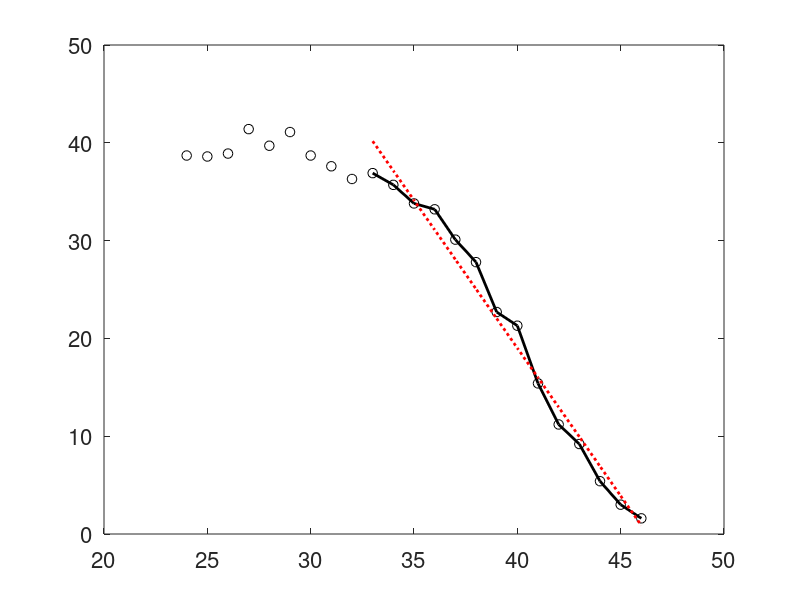
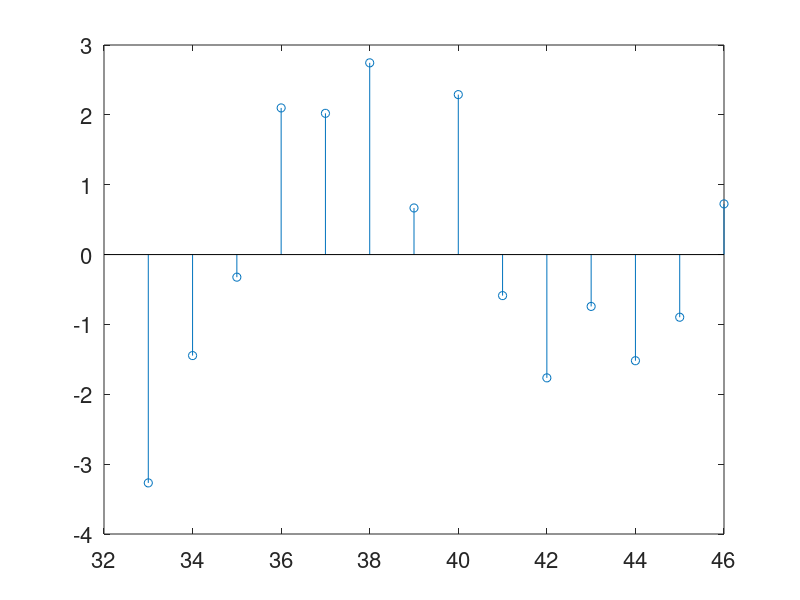
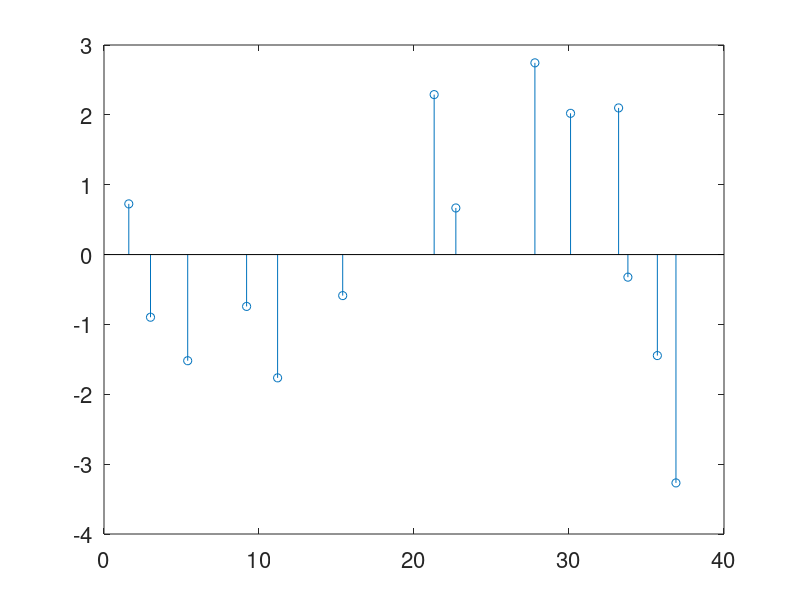
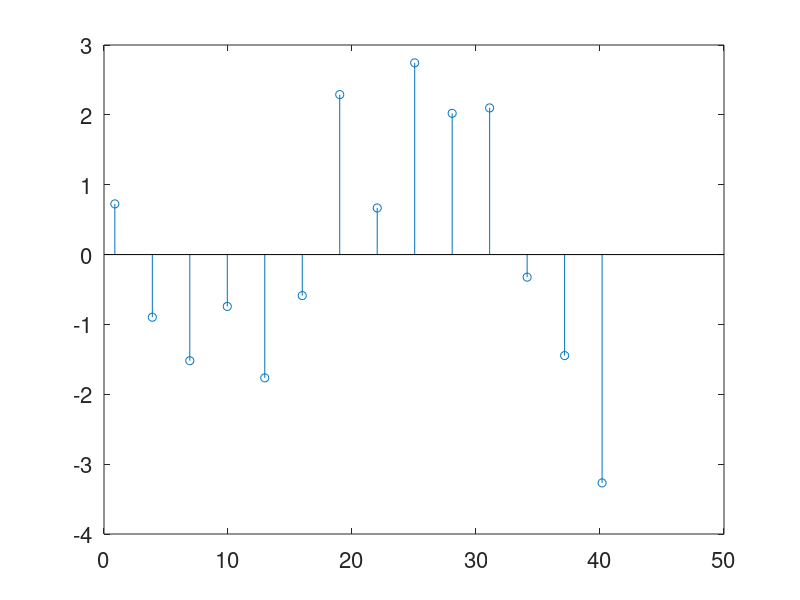

Write the MATLAB code that produced these figures, in order. (Note: this script raises an error after producing the figures.)
 disp('Linear Regression: In Virto Fertiloization Succes Rate by Age of Mother')
 lw = 2; 
 set(0, 'DefaultAxesFontSize', 16);
 fs = 15;
 msize = 7;
 age = (24:46)'; % AGE
 successrate =  [38.7  38.6  38.9  41.4  39.7  41.1  38.7  37.6  36.3  36.9  35.7  33.8 ...
       33.2  30.1  27.8  22.7  21.3  15.4  11.2  9.2  5.4  3.0  1.6]'; %SUCCESS RATE   
 x = (33:46)'; %  33 <= AGE <= 46
 y =  [ 36.9  35.7  33.8  33.2  30.1  27.8  22.7  21.3 ...
      15.4  11.2  9.2  5.4  3.0  1.6]'; %SUCCESS RATE for 33 <= AGE <= 46
   
vecones = ones(size(x));
n = length(vecones);
%%%%%%%%%%%%%%%%%%%%%%%%%%%%%%%%%%%%%%
p = 2; %number of parameters (beta0, beta1)
% beta0 estimated by b0; beta1 estimated by b1
%sums of squares
% Age is "x" and the response success rate is "y".
% Sums of Squares
xbar=mean(x); ybar = mean(y);
SXX = (x-xbar)' * (x-xbar); % = sum( (x - mean(x)).^2 )
SYY = (y-ybar)' * (y-ybar); % = sum(  (y - mean(y)).^2 )
SXY = (x-xbar)' * (y-ybar); % = sum( (x - mean(x)).* (y - mean(y)) )

% estimators of coefficients beta1 and beta0
b1 = SXY/SXX  
    %b1 = -3.0226
b0 = mean(y) - b1 * mean(x)
    %b0 = 139.9156
% predictions
yhat = b0 + b1 * x;
%residuals
res = y - yhat;
% ANOVA Identity
SST = sum(  (y - mean(y)).^2 ) %SST = 2.1208e+003, which is SYY 
SSR = sum(  (yhat - mean(y)).^2 ) %SSR = 2.0785e+003
SSE = sum(  (y - yhat).^2 ) %SSE = 42.2470, which is sum(res.^2)
% forming F and test of adequacy of linear regression
MSR = SSR/(p - 1)  %MSR = 2.0785e+003
MSE = SSE/(n - p)  %MSE = 3.5206,   sigma2hat
F = MSR/MSE  %F=590.3900
pvalue = 1-fcdf(F, p-1, n-p)   %pvalue = 1.4219e-011
%H_0: regression has beta1=0, that is, no need for linear fit
%  Other measures of goodness of fit
R2 = SSR/SST     %R2 = 0.9801
R2adj = 1 - (n-1)/(n-p)* SSE/SST  %R2adj = 0.9784
s = sqrt(MSE)   %s = 1.8763

%  Standard error of coefficient estimators
sb1 = s/sqrt(SXX)   %sb1 =  0.1244
sb0 = s * sqrt(1/n + (mean(y))^2/SXX )  %sb0 = 2.6016

% are the coefficients equal to 0?
t1 = b1/sb1   % t1 = -24.2979
pb1 = 2 * (1-tcdf(abs(t1),n-p) )  %pb1 = 1.4219e-011
t0 = b0/sb0  % t0 = 53.7800
pb1 = 2 * (1-tcdf(abs(t0),n-p) )  %pb1 =  1.1102e-015

% predicting y for the new observation x, CI and PI
newx = 40.5; %AGE = 40 1/2
ypred = b0 + b1 * newx   %ypred = 17.4988
sym = s * sqrt(1/n + (mean(x) - newx)^2/SXX ) %sym = 0.5167 s for mean y 
syp = s * sqrt(1 + 1/n + (mean(x) - newx)^2/SXX ) 
                                          %syp = 1.9462s for predicted y
%intervals CI and PI
alpha = 0.05;
%mean response interval
lbym = ypred - tinv(1-alpha/2, n-p) * sym;
rbym = ypred + tinv(1-alpha/2, n-p) * sym; 
% prediction interval
lbyp = ypred - tinv(1-alpha/2, n-p) * syp;
rbyp = ypred + tinv(1-alpha/2, n-p) * syp;
%print the intervals
[lbym rbym]   %[16.3731   18.6245]
[lbyp rbyp]   %[13.2585   21.7391]


figure(1)
% scatterplot of (x,y)'s and regression
plot(age, successrate, 'ko','markersize', msize)
hold on
plot(x, y, 'k-', 'linewidth', lw)
plot(x, yhat, 'r:', 'linewidth', lw)
hold off

figure(2)
%residuals against x
stem(x, res) 

figure(3)
%residuals against y
stem(y, res) 

figure(4)
%residuals against yhat
stem(yhat, res) 

% built in matlab's black-box m-file
XX = [vecones x x.^2 x.^3];
[bx,bintx,rx,rintx,statsx] = regress(y, XX)
 rcoplot(rx, rintx)
